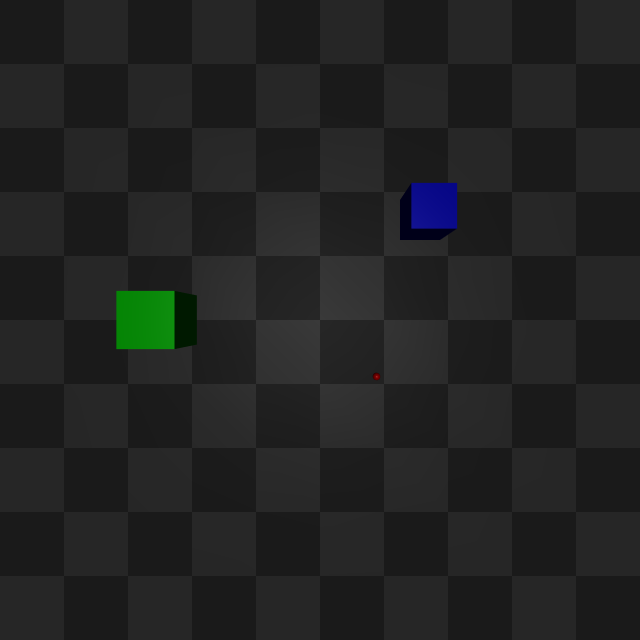
#> input picture docs/lab3/mujoco/left.png, 1280 x 1280 px, found by its file name (shown at 1/2 size)
$ python stereo_vision.py
#> lines starting #> are read from the running program, lines starting #| are printed output that depends on the picture; after the words box and inside, x2 and y2 are one past the last pixel; in counts of white or black regions, pixels touching at a corner belong together
import mujoco
from PIL import Image
import cv2
import numpy as np

# camera paramas
resolution = (1280, 1280)
ox = resolution[0] / 2
oy = resolution[1] / 2

fovy = np.pi / 2
f = (ox / np.tan(fovy / 2)).item()


def detect_contour(img, lower, upper):
    hsvImg = cv2.cvtColor(img, cv2.COLOR_BGR2HSV)
    kernel = np.ones((5, 5), "uint8")

    mask = cv2.inRange(hsvImg, lower, upper)
    mask = cv2.dilate(mask, kernel)

    contours, _ = cv2.findContours(mask, cv2.RETR_TREE, cv2.CHAIN_APPROX_SIMPLE)
    return cv2.boundingRect(contours[0])


def to_3D(x1, y1, w1, h1, x2, y2, w2, h2, z_offset):
    x_3D = baseline * (x1 + w1 / 2 - ox) / (x1 + w1 / 2 - (x2 + w2 / 2))
    y_3D = baseline * f * (y1 + h1 / 2 - oy) / (f * (x1 + w1 / 2 - (x2 + w2 / 2)))
    z_3D = baseline * f / (x1 + w1 / 2 - (x2 + w2 / 2))

    return [x_3D, y_3D, z_3D - z_offset / 2]


# distance between two cameras
baseline = 0.1

sphere_size = 0.01
box1_size = 0.05
box2_size = 0.02

img1 = cv2.imread("rc/docs/lab3/mujoco/left.png")
#> img1 is the input picture: shape (1280, 1280, 3); mean B, G, R 33.8, 34.2, 33.1
img2 = cv2.imread("rc/docs/lab3/mujoco/right.png")
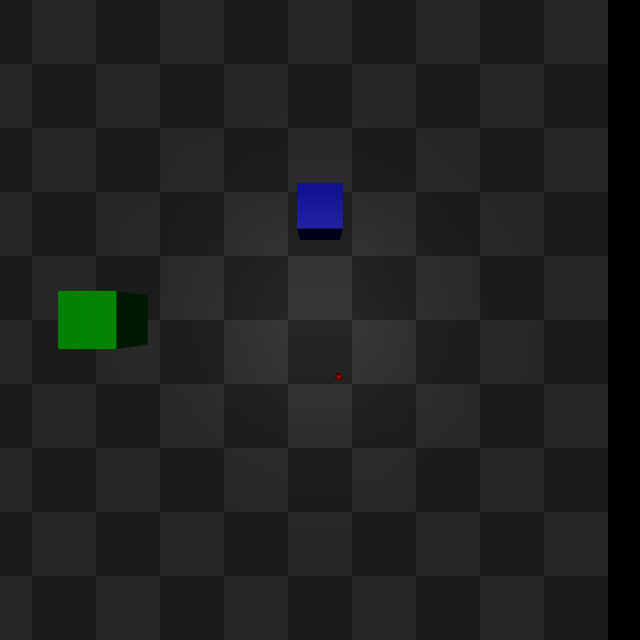
#> input picture docs/lab3/mujoco/right.png, 1280 x 1280 px, found by its file name (shown at 1/2 size)
#> img2 is the input picture: shape (1280, 1280, 3); mean B, G, R 32.3, 32.7, 31.6

# TODO: find the positions of the objects and reconstruct the images
green_lower = np.array([36, 25, 25], np.uint8)
green_upper = np.array([70, 255, 255], np.uint8)

red_lower = np.array([136, 87, 111], np.uint8)
red_upper = np.array([180, 255, 255], np.uint8)

blue_lower = np.array([94, 80, 2], np.uint8)
blue_upper = np.array([120, 255, 255], np.uint8)

# red sphere
# x1, y1, w1, h1 = detect_contour(img1, red_lower, red_upper)
# x2, y2, w2, h2 = detect_contour(img2, red_lower, red_upper)
# pos_sphere = to_3D(x1, y1, w1, h1, x2, y2, w2, h2, sphere_size)

# green box
x1, y1, w1, h1 = detect_contour(img1, green_lower, green_upper)
#> in detect_contour, `hsvImg = cv2.cvtColor(img, cv2.COLOR_BGR2HSV)`: hsvImg: shape (1280, 1280, 3); mean H, S, V 1.6, 4.6, 34.9
#> in detect_contour, `mask = cv2.inRange(hsvImg, lower, upper)`:
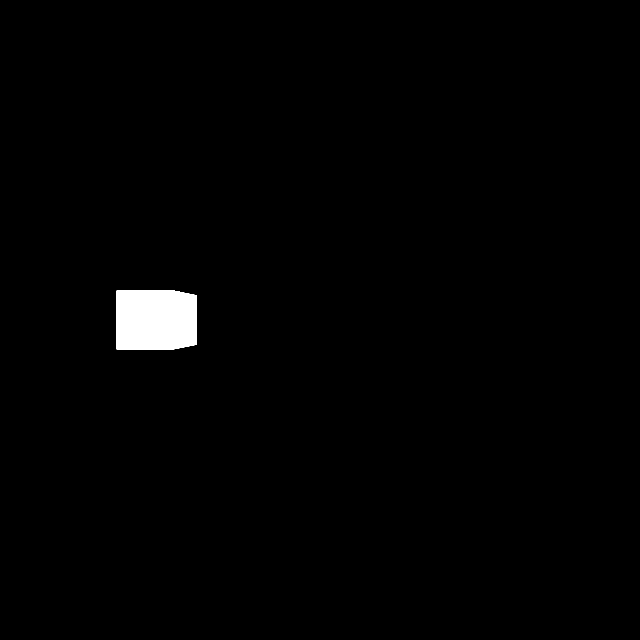
#> mask: shape (1280, 1280) (shown at 1/2 size); 1.1% white; 1 white region, box (x1, y1, x2, y2) and area: (232, 581, 394, 699) 18667
#> in detect_contour, `mask = cv2.dilate(mask, kernel)`:
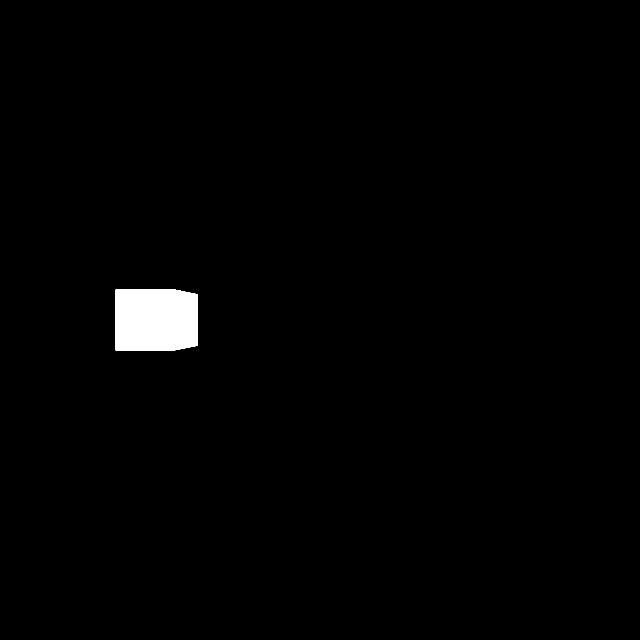
#> mask: shape (1280, 1280) (shown at 1/2 size); 1.2% white; 1 white region
#> in detect_contour, `contours, _ = cv2.findContours(mask, cv2.RETR_TREE, cv2.CHAIN_APPROX_S..`: contours = 1 contour; box (x1, y1, x2, y2) and area: (230, 579, 396, 701) 19526
#> x1 = 230; y1 = 579; w1 = 166; h1 = 122
x2, y2, w2, h2 = detect_contour(img2, green_lower, green_upper)
#> in detect_contour (call 2), `hsvImg = cv2.cvtColor(img, cv2.COLOR_BGR2HSV)`: hsvImg: shape (1280, 1280, 3); mean H, S, V 1.5, 4.6, 33.4
#> in detect_contour (call 2), `mask = cv2.inRange(hsvImg, lower, upper)`: mask: shape (1280, 1280); 1.3% white; 1 white region, box (x1, y1, x2, y2) and area: (116, 581, 296, 699) 20609
#> in detect_contour (call 2), `mask = cv2.dilate(mask, kernel)`:
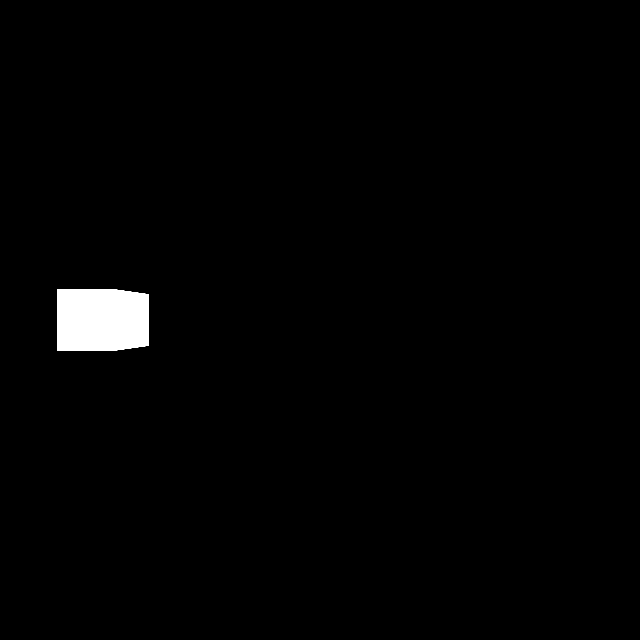
#> mask: shape (1280, 1280) (shown at 1/2 size); 1.3% white; 1 white region
#> in detect_contour (call 2), `contours, _ = cv2.findContours(mask, cv2.RETR_TREE, cv2.CHAIN_APPROX_S..`: contours = 1 contour; box (x1, y1, x2, y2) and area: (114, 579, 298, 701) 21522
#> x2 = 114; y2 = 579; w2 = 184; h2 = 122
pos_box1 = to_3D(x1, y1, w1, h1, x2, y2, w2, h2, box1_size)
#> in to_3D, `x_3D = baseline * (x1 + w1 / 2 - ox) / (x1 + w1 / 2 - (x2 + w2 / 2))`: x_3D = -0.306
#> in to_3D, `y_3D = baseline * f * (y1 + h1 / 2 - oy) / (f * (x1 + w1 / 2 - (x2 + w..`: y_3D = 0
#> in to_3D, `z_3D = baseline * f / (x1 + w1 / 2 - (x2 + w2 / 2))`: z_3D = 0.598
#> pos_box1 = [-0.306, 0, 0.573]

# blue box
x1, y1, w1, h1 = detect_contour(img1, blue_lower, blue_upper)
#> in detect_contour (call 3), `mask = cv2.inRange(hsvImg, lower, upper)`:
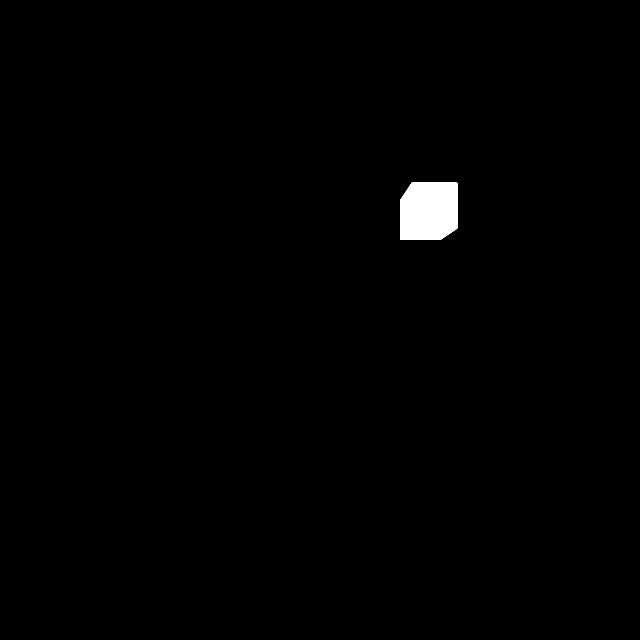
#> mask: shape (1280, 1280) (shown at 1/2 size); 0.76% white; 1 white region, box (x1, y1, x2, y2) and area: (800, 365, 915, 480) 12419
#> in detect_contour (call 3), `mask = cv2.dilate(mask, kernel)`:
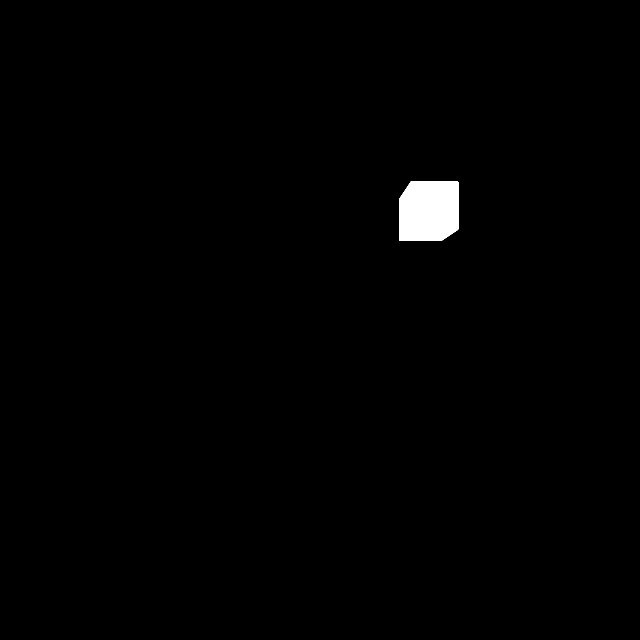
#> mask: shape (1280, 1280) (shown at 1/2 size); 0.82% white; 1 white region
#> in detect_contour (call 3), `contours, _ = cv2.findContours(mask, cv2.RETR_TREE, cv2.CHAIN_APPROX_S..`: contours = 1 contour; box (x1, y1, x2, y2) and area: (798, 363, 917, 482) 13142
#> x1 = 798; y1 = 363; w1 = 119; h1 = 119
x2, y2, w2, h2 = detect_contour(img2, blue_lower, blue_upper)
#> in detect_contour (call 4), `mask = cv2.inRange(hsvImg, lower, upper)`:
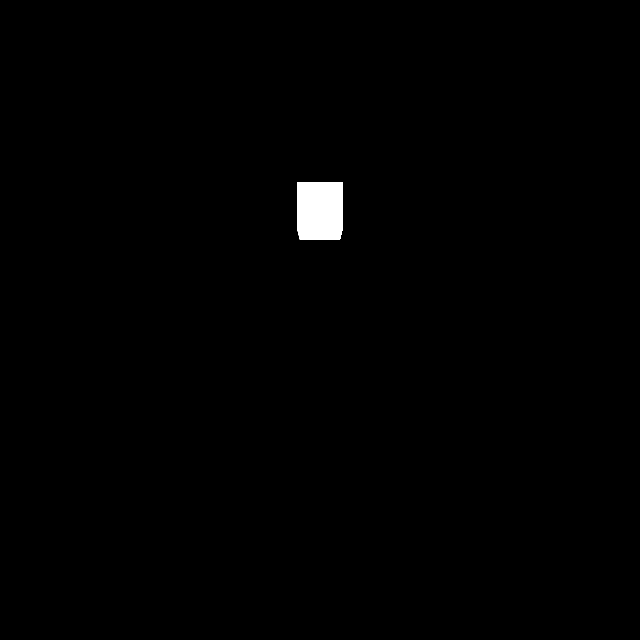
#> mask: shape (1280, 1280) (shown at 1/2 size); 0.64% white; 1 white region, box (x1, y1, x2, y2) and area: (594, 365, 686, 480) 10442
#> in detect_contour (call 4), `mask = cv2.dilate(mask, kernel)`: mask: shape (1280, 1280); 0.69% white; 1 white region
#> in detect_contour (call 4), `contours, _ = cv2.findContours(mask, cv2.RETR_TREE, cv2.CHAIN_APPROX_S..`: contours = 1 contour; box (x1, y1, x2, y2) and area: (592, 363, 688, 482) 11078
#> x2 = 592; y2 = 363; w2 = 96; h2 = 119
pos_box2 = to_3D(x1, y1, w1, h1, x2, y2, w2, h2, box2_size)
#> pos_box2 = [0.1, -0.1, 0.284]

xml_string = f"""\
<mujoco model="simple_scene">
      <visual>
     <global offwidth="{resolution[0]}" offheight="{resolution[1]}"/>
  </visual>
    <asset>
        <texture name="plane_texture" type="2d" builtin="checker" rgb1="0.2 0.2 0.2" rgb2="0.3 0.3 0.3" width="512" height="512"/>
        <material name="plane_material" texture="plane_texture" texrepeat="5 5" reflectance="0."/>
    </asset>

    <worldbody>
        <geom type="plane" size="1 1 0.1" material="plane_material"/>

        <body pos="{pos_box1[0]} {pos_box1[1]} {pos_box1[2]}">
            <geom type="box" size="0.05 0.05 0.05" rgba="0 1 0 1"/>
        </body>

        <body pos="{pos_box2[0]} {pos_box2[1]} {pos_box2[2]} ">
            <geom type="box" size="0.02 0.02 0.02" rgba="0 0 1 1"/>
        </body>

        <!-- Cameras -->
        <camera name="camera1" pos="0 0 1" fovy="90"/>
        <camera name="camera2" pos="{baseline} 0 1" fovy="90"/>
    </worldbody>
</mujoco>
"""

#> (the run stopped early here; a loop or call above may not have finished)
